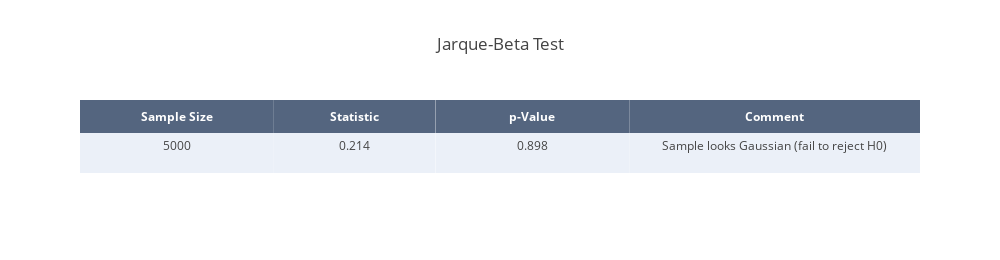

The code cell stored with this chart in its notebook:
### Markdown cell above
### Jarque-Beta Test

### Code cell
# Normality test
test = "Jarque-Beta Test"
stat, p = stats.jarque_bera(samples_b_m)

# Round results
stat = round(stat, 3)
p = round(p, 3)

# Interpre results
alpha = 0.05
if p > alpha:
    msg = 'Sample looks Gaussian (fail to reject H0)'
else:
    msg = "Sample does not look Gaussian (reject H0)"

# Create table
result_mat = [len(samples_b_m), stat, p, msg]

trace = go.Table(
    header=dict(values=['<b>Sample Size</b>', '<b>Statistic</b>', '<b>p-Value</b>', '<b>Comment</b>'],
                line = dict(width=0),
                fill = dict(color='rgba(42,63,95,0.8)'),
                align = 'center',
                font = dict(
                    color = '#ffffff',
                    size = 12
                )),
    cells=dict(values=np.array(result_mat).T,
               line = dict(width=0),
               fill = dict(color=[['#EBF0F8', '#ffffff', '#EBF0F8', '#ffffff']]),
               align = 'center',
               height = 40),
    columnwidth=[0.3, 0.25, 0.3, 0.45])
       
data = [trace]

layout = dict(title=test, height=260, width=1000)

jb_table = dict(data=data, layout=layout)

# Plot table
iplot(jb_table)

### Figure 1 — Plotly figure (JSON) as saved in the notebook; plotly's stock layout.template omitted (floating-point values rounded to 4 significant figures)
{"data": [{"cells": {"align": "center", "fill": {"color": [["#EBF0F8", "#ffffff", "#EBF0F8", "#ffffff"]]}, "height": 40, "line": {"width": 0}, "values": ["5000", "0.214", "0.898", "Sample looks Gaussian (fail to reject H0)"]}, "columnwidth": [0.3, 0.25, 0.3, 0.45], "header": {"align": "center", "fill": {"color": "rgba(42,63,95,0.8)"}, "font": {"color": "#ffffff", "size": 12}, "line": {"width": 0}, "values": ["<b>Sample Size</b>", "<b>Statistic</b>", "<b>p-Value</b>", "<b>Comment</b>"]}, "type": "table", "uid": "7d8470dd-b3f7-4a85-9de2-fc4a6d0bb9a6"}], "layout": {"height": 260, "title": {"text": "Jarque-Beta Test"}, "width": 1000}}
